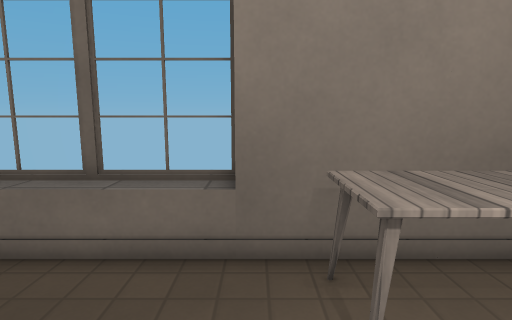
[1] (above)

13 first-person views from a walk through a Godot game level. The camera is 1.4 m above the floor, tilts 8° down and sees 80° across. The floor is counted in squares, 0.5 m on a side. Each view is taken from the middle of a square. On the plan, view 1 faces up. The plan holds only what a view shows up to about 20 squares ahead; the rest is blank. Surface patterns are stand-ins for the level's own textures.

[2]
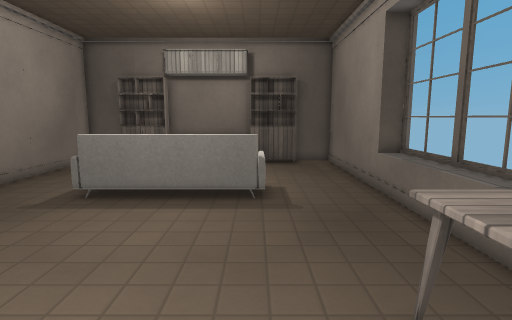

[3]
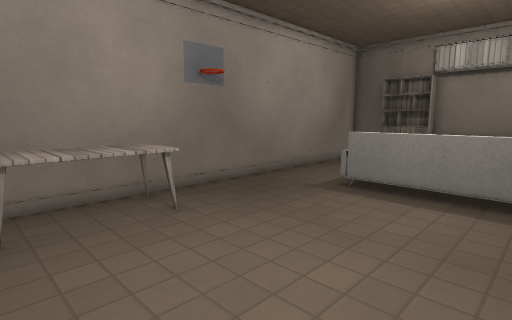

[4]
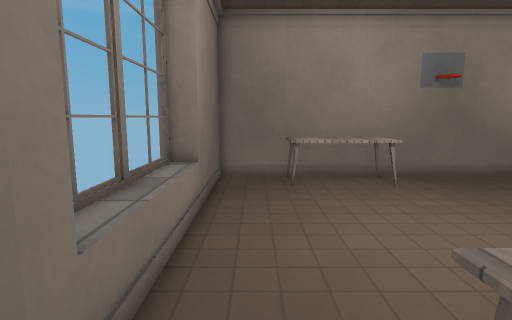

[5]
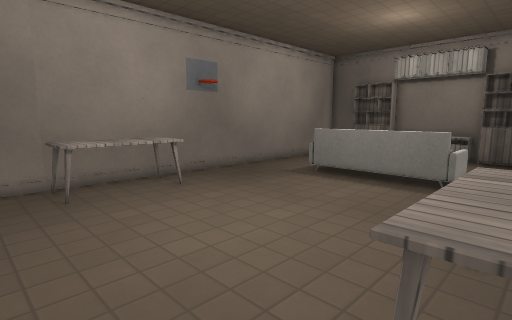

[6]
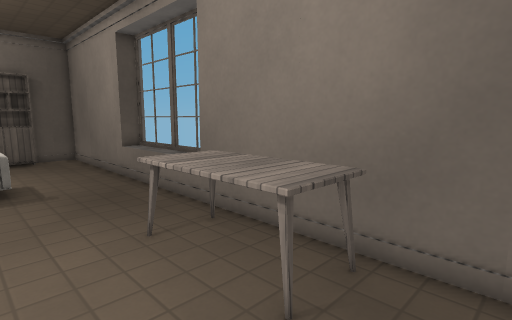

[7]
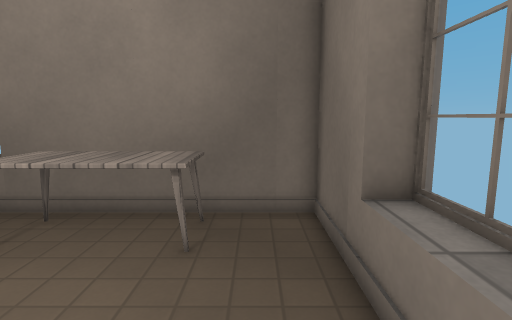

[8]
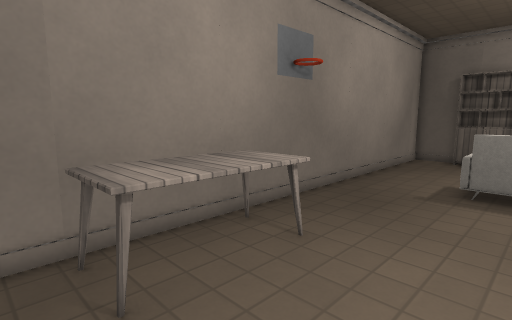

[9]
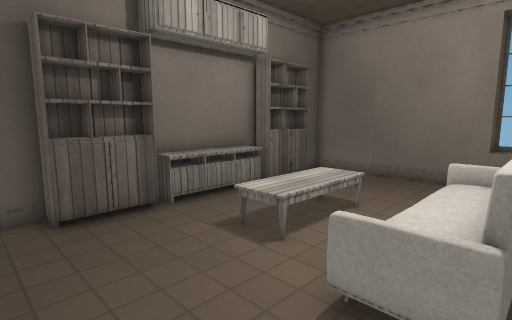

[10]
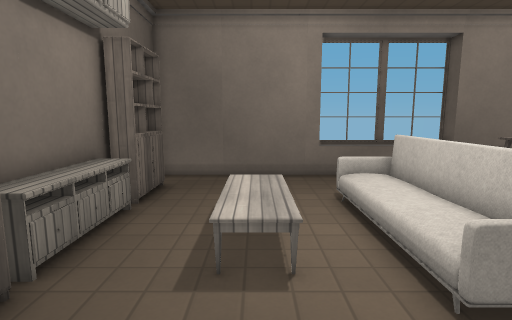

[11]
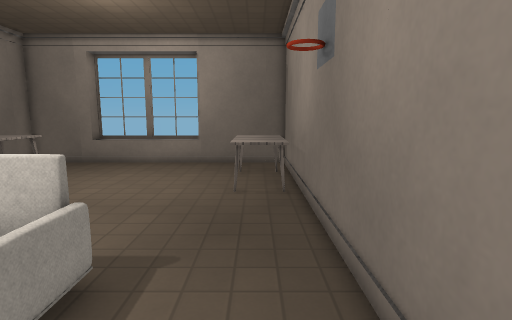

[12]
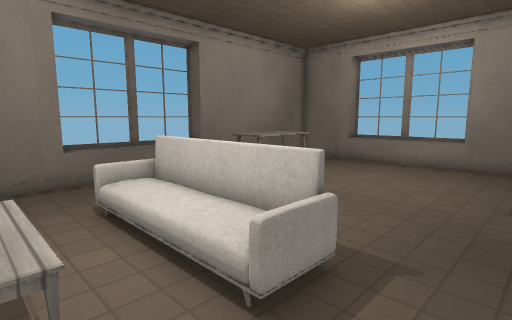

[13]
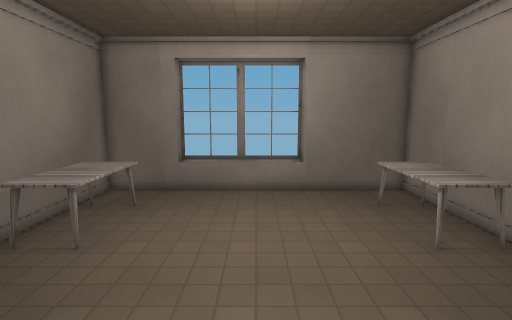

### Floor plan
Key: @ floor where view 1 was taken; # wall or solid block; . main floor; : floor 0.5 m higher than the main floor; / step, stairs or slope; = window, fence, low wall or low ledge; T table; C cabinet; S sofa; O other object.
Columns run from 15 left of view 1 to 10 right of it. Each row starts with its distance up from view 1.
  7         ########
  6 #########OOOOO=##########
  5 #...............TTTTTT..#
  4 ##..............TTTTTT..#
  3 #C..............TTTTTT..#
  2 #C......................##
  1 #C......S:S.............O#
  0 #C../O/.//S....@........O#
 -1 #C../O/.//S.............O#
 -2 #C../O/.//S.............O#
 -3 #C../O/.//S.............O#
 -4 #C..///.//S.............=#
 -5 #C....../:S.............##
 -6 #C......................#
 -7 #C..............TTTTTT..#
 -8 # ..............TTTTTT..#
 -9 #...............TTTTTT..#
-10 #########################

Where each view was taken, in squares from view 1:
view 1: 0 up, 0 right, facing up
view 2: 1 up, 5 right, facing left
view 3: 1 up, 6 right, facing down-left
view 4: 5 up, 7 right, facing down
view 5: 4 up, 8 right, facing down-left
view 6: 0 up, 8 right, facing up-left
view 7: 3 down, 7 right, facing up
view 8: 3 down, 7 right, facing down-left
view 9: 9 down, 5 left, facing up-left
view 10: 9 down, 10 left, facing up
view 11: 8 down, 10 left, facing right
view 12: 8 down, 10 left, facing up-right
view 13: 2 down, 7 left, facing right
